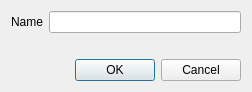
<?xml version="1.0" encoding="UTF-8"?>
<ui version="4.0">
 <class>NewNameDialog</class>
 <widget class="QDialog" name="NewNameDialog">
  <property name="geometry">
   <rect>
    <x>0</x>
    <y>0</y>
    <width>252</width>
    <height>87</height>
   </rect>
  </property>
  <layout class="QVBoxLayout" name="verticalLayout">
   <item>
    <widget class="QFrame" name="form">
     <property name="frameShape">
      <enum>QFrame::Shape::NoFrame</enum>
     </property>
     <property name="frameShadow">
      <enum>QFrame::Shadow::Plain</enum>
     </property>
     <layout class="QFormLayout" name="formLayout">
      <property name="leftMargin">
       <number>0</number>
      </property>
      <property name="topMargin">
       <number>0</number>
      </property>
      <property name="rightMargin">
       <number>0</number>
      </property>
      <property name="bottomMargin">
       <number>0</number>
      </property>
      <item row="0" column="0">
       <widget class="QLabel" name="label_Name">
        <property name="text">
         <string>Name</string>
        </property>
       </widget>
      </item>
      <item row="0" column="1">
       <widget class="QLineEdit" name="lineEdit_Name">
        <property name="clearButtonEnabled">
         <bool>true</bool>
        </property>
       </widget>
      </item>
      <item row="1" column="1">
       <widget class="QLabel" name="label_NameError">
        <property name="visible">
         <bool>false</bool>
        </property>
        <property name="styleSheet">
         <string notr="true">color: rgb(255, 0, 0)</string>
        </property>
        <property name="text">
         <string/>
        </property>
       </widget>
      </item>
     </layout>
    </widget>
   </item>
   <item>
    <widget class="QDialogButtonBox" name="buttonBox">
     <property name="orientation">
      <enum>Qt::Orientation::Horizontal</enum>
     </property>
     <property name="standardButtons">
      <set>QDialogButtonBox::StandardButton::Cancel|QDialogButtonBox::StandardButton::Ok</set>
     </property>
     <property name="centerButtons">
      <bool>false</bool>
     </property>
    </widget>
   </item>
  </layout>
 </widget>
 <resources/>
 <connections/>
</ui>
